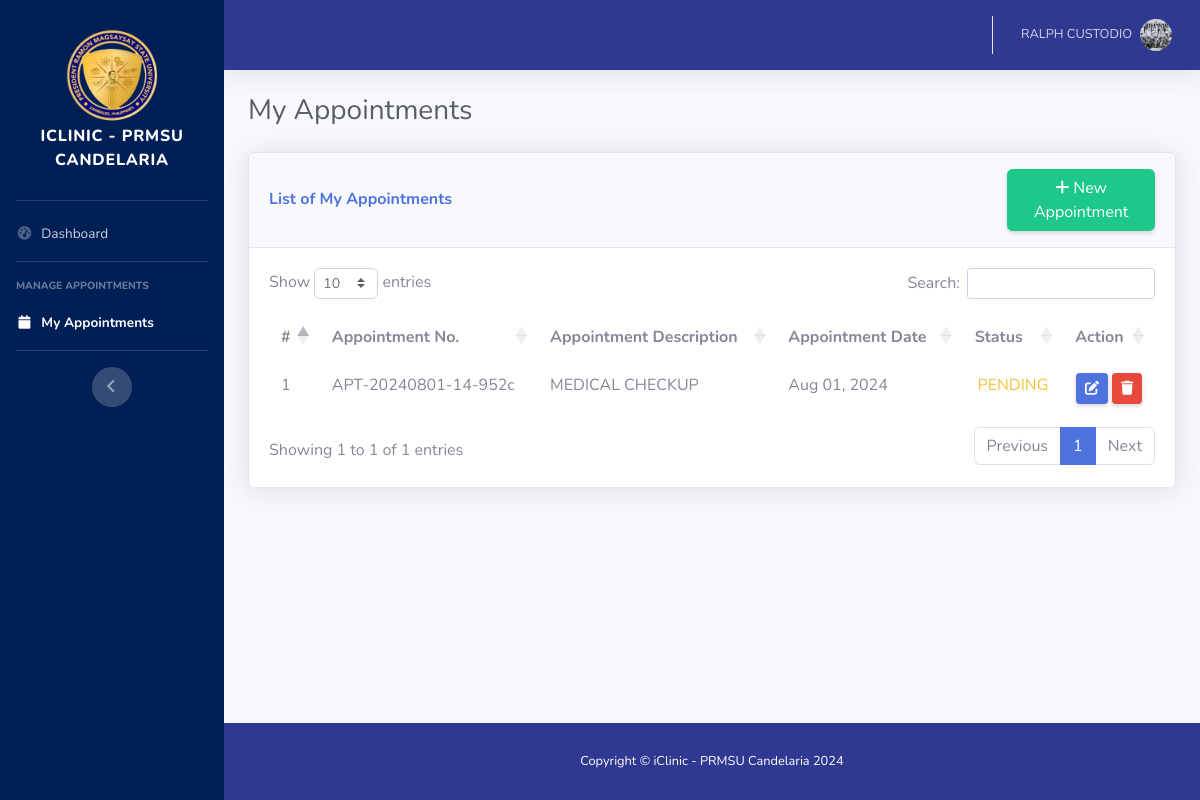
/student/appointments.php (signed in), run on an earlier commit of the app's database.
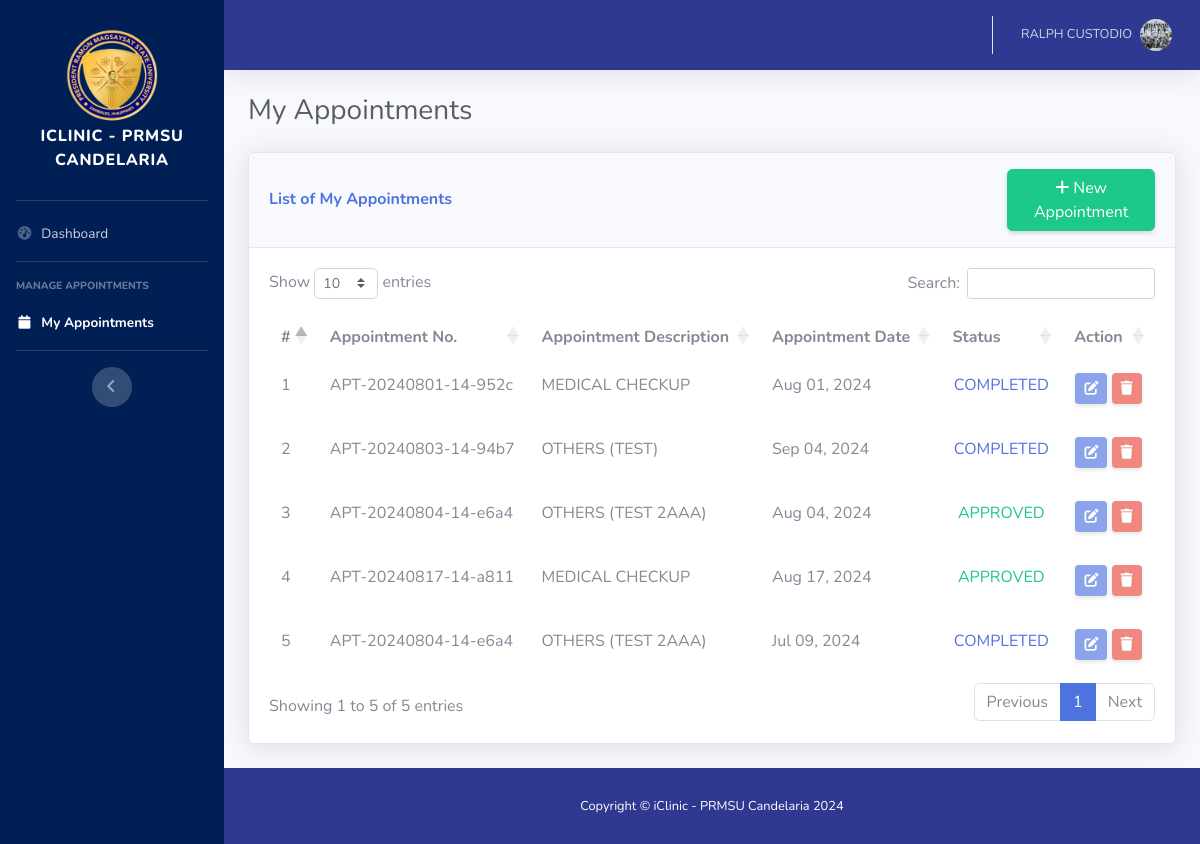
And on a later commit of the database.
### tables this page shows
CREATE TABLE `appointment_tbl` (
  `appointment_id` int(11) NOT NULL,
  `appointment_no` varchar(255) NOT NULL,
  `appointment_description` varchar(255) NOT NULL,
  `appointment_description_others` varchar(255) NOT NULL,
  `appointment_date` date NOT NULL,
  `appointment_status` varchar(50) NOT NULL,
  `user_id` int(11) NOT NULL,
  `deleted` tinyint(1) NOT NULL DEFAULT 0
);

### student/appointments.php (shortened to what the changed rows need)
<!DOCTYPE html>
<html lang="en">
<?php include './include/head.php'; ?>
<body id="page-top">
    <div id="wrapper">
        <div id="content-wrapper" class="d-flex flex-column">
            <div id="content">
                <div class="container-fluid">
                    <div class="d-sm-flex align-items-center justify-content-between mb-4">
                        <h1 class="h3 mb-0 text-gray-800">My Appointments</h1>
                    </div>
                    <div class="row">
                        <div class="col-xl-12 col-lg-12">
                            <div class="card shadow mb-4">
                                <div class="card-body">
                                    <div class="table-responsive">
                                        <table class="table table-borderless nowrap" id="myTable" width="100%" cellspacing="0">
                                            <thead class="">
                                                <tr>
                                                    <th scope="col">#</th>
                                                    <th scope="col">Appointment No.</th>
                                                    <th scope="col">Appointment Description</th>
                                                    <th scope="col">Appointment Date</th>
                                                    <th scope="col">Status</th>
                                                    <th scope="col">Action</th>
                                                </tr>
                                            </thead>
                                            <tbody>
                                            <?php
                                                require '../db/dbconn.php';
                                                $user_id = $_SESSION['user_id'];
                                                $display_appointments = "
                                                					SELECT apt.*
																	FROM appointment_tbl apt
																	INNER JOIN user_tbl ut ON ut.user_id = apt.user_id
																	INNER JOIN student_tbl st ON st.user_id = ut.user_id
																	WHERE apt.deleted = 0 AND apt.user_id = '$user_id';
                                                					";
                                                $sqlQuery = mysqli_query($con, $display_appointments) or die(mysqli_error($con));
                                                $counter = 1;
                                                while($row = mysqli_fetch_array($sqlQuery)){
                                                    $appointment_id = $row['appointment_id'];
                                                    $appointment_no = $row['appointment_no'];
                                                    $appointment_description = $row['appointment_description'];
                                                    $appointment_description_others = $row['appointment_description_others'];
                                                    $appointment_date = $row['appointment_date'];
                                                    $appointment_status = $row['appointment_status'];
            										$formatted_date = date('M d, Y', strtotime($appointment_date));
                                                    if ($appointment_status == 'PENDING') {
                                                        $status_text = "<p class='text-warning text-center'>PENDING</p>";
                                                    } elseif ($appointment_status == 'APPROVED') {
                                                        $status_text = "<p class='text-success text-center'>APPROVED</p>";
                                                    } elseif ($appointment_status == 'COMPLETED') {
                                                        $status_text = "<p class='text-primary text-center'>COMPLETED</p>";
                                                    }
                                                    if ($appointment_description == "OTHERS") {
                                                    	$appointment_description_text = $appointment_description. ' (' . $appointment_description_others . ') ';
                                                    } else {
                                                    	$appointment_description_text = $appointment_description;
                                                    }
                                            ?>
                                        <tr>
                                            <td class=""><?php echo $counter; ?></td>
                                            <td class=""><?php echo $appointment_no; ?></td>
                                            <td class=""><?php echo $appointment_description_text; ?></td>
                                            <td class=""><?php echo $formatted_date; ?></td>
                                            <td class=""><?php echo $status_text; ?></td>
                                            <td class="text-center">
                                            	<?php if ($appointment_status == 'PENDING') { ?>
                                            		<a class="btn btn-sm shadow-sm btn-primary" data-toggle="modal" data-target="#edit_<?php echo $appointment_id; ?>">
                                                		<i class="fa-solid fa-pen-to-square"></i>
                                                	</a>
                                                	<a href="#" class="btn btn-sm shadow-sm btn-danger delete-appointment-btn"
                                                		data-appointment-id="<?php echo $appointment_id; ?>"
                                                		data-appointment-no="<?php echo $appointment_no; ?>"
                                                		data-appointment-date="<?php echo htmlspecialchars($appointment_date); ?>"
                                                		data-appointment-description="<?php echo htmlspecialchars($appointment_description); ?>"
                                                		data-appointment-status="<?php echo htmlspecialchars($appointment_status); ?>">
	                                                   <i class="fa-solid fa-trash"></i>
	                                                </a>
                                            	<?php }else { ?>
                                            		<a class="btn btn-sm shadow-sm btn-primary disabled" disabled data-toggle="modal" data-target="#edit_<?php  ?>">
                                                		<i class="fa-solid fa-pen-to-square"></i>
                                                	</a>
                                                	<a class="btn btn-sm shadow-sm btn-danger disabled" disabled data-toggle="modal" data-target="#edit_<?php  ?>">
                                                		<i class="fa-solid fa-trash"></i>
                                                	</a>
                                            	<?php } ?>
                                            </td>
                                        </tr>
                                        <?php
                                            $counter++;
                                        }
                                        ?>
                                        </tbody>
                                        </table>
                                    </div>
                                </div>
                            </div>
                        </div>
                    </div>
                </div>
            </div>
        </div>
    </div>
</body>
</html>

What changed in the data, as far as the page shows it:
changed appointment_tbl "APT-20240801-14-952c": appointment_status "PENDING" → "COMPLETED"
added appointment_tbl: appointment_no "APT-20240803-14-94b7", appointment_description_text "OTHERS (TEST)", appointment_date "Sep 04, 2024", appointment_status "COMPLETED"
added appointment_tbl: appointment_no "APT-20240804-14-e6a4", appointment_description_text "OTHERS (TEST 2AAA)", appointment_date "Aug 04, 2024", appointment_status "APPROVED"
added appointment_tbl: appointment_no "APT-20240817-14-a811", appointment_description "MEDICAL CHECKUP", appointment_date "Aug 17, 2024", appointment_status "APPROVED"
added appointment_tbl: appointment_no "APT-20240804-14-e6a4", appointment_description_text "OTHERS (TEST 2AAA)", appointment_date "Jul 09, 2024", appointment_status "COMPLETED"
Also different on the page:
text written by a page script: "Show entries Search: Showing 1 to 1 of 1 entries Previous 1 Next" → "Show entries Search: Showing 1 to 5 of 5 entries Previous 1 Next"
